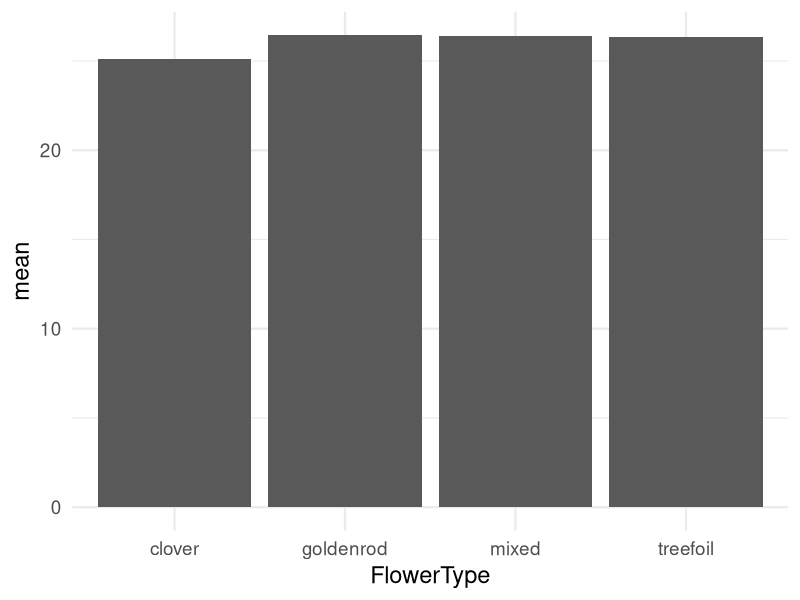
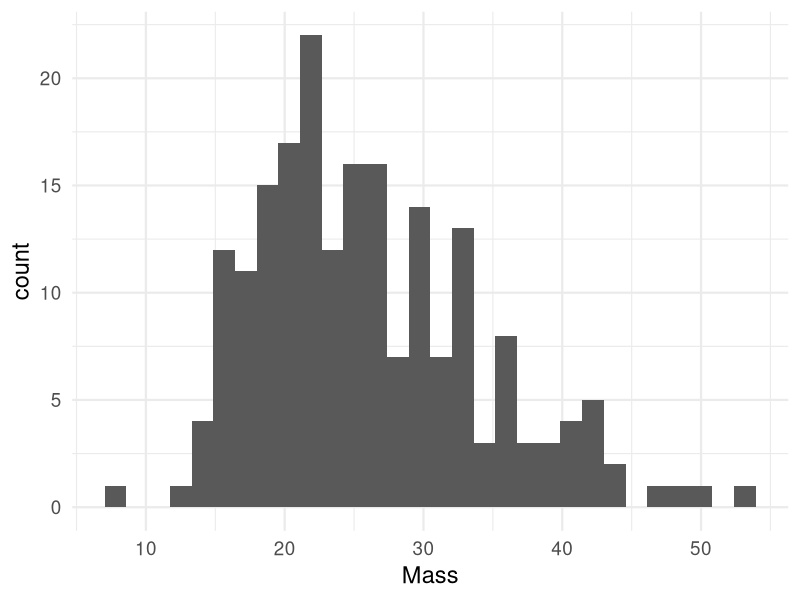
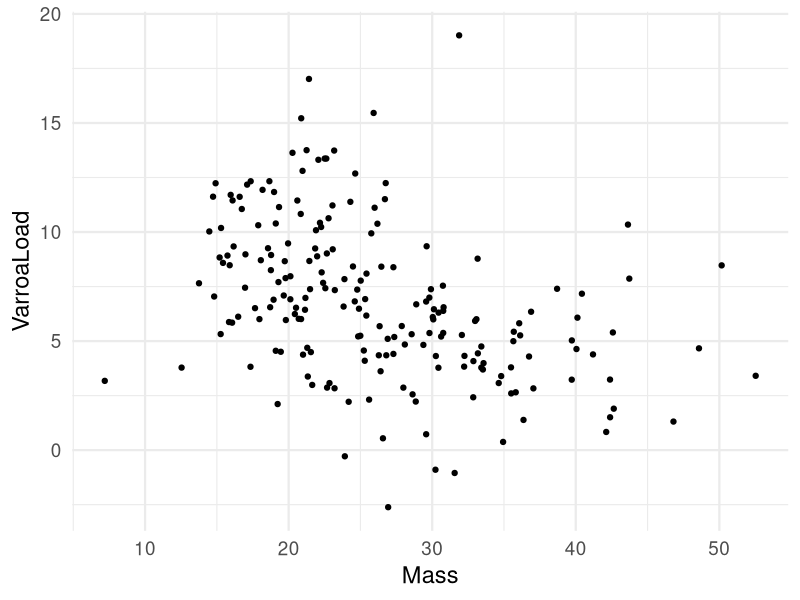
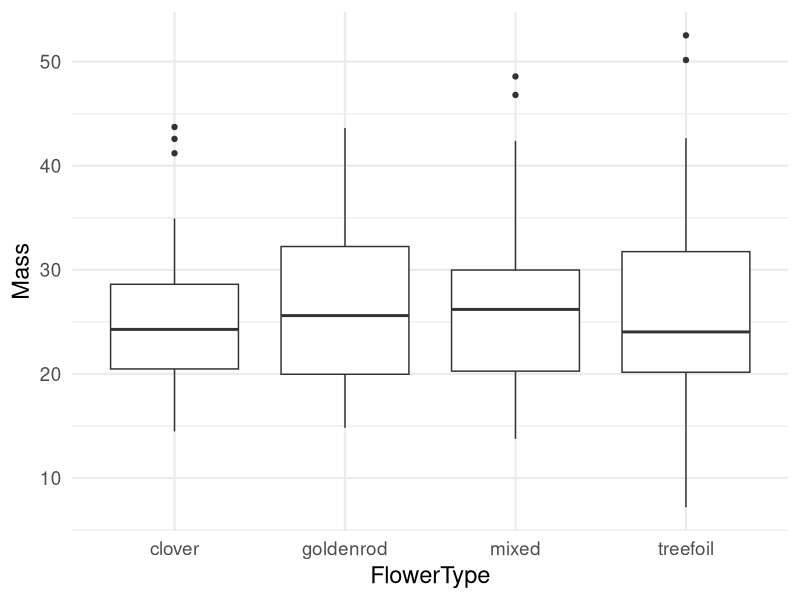
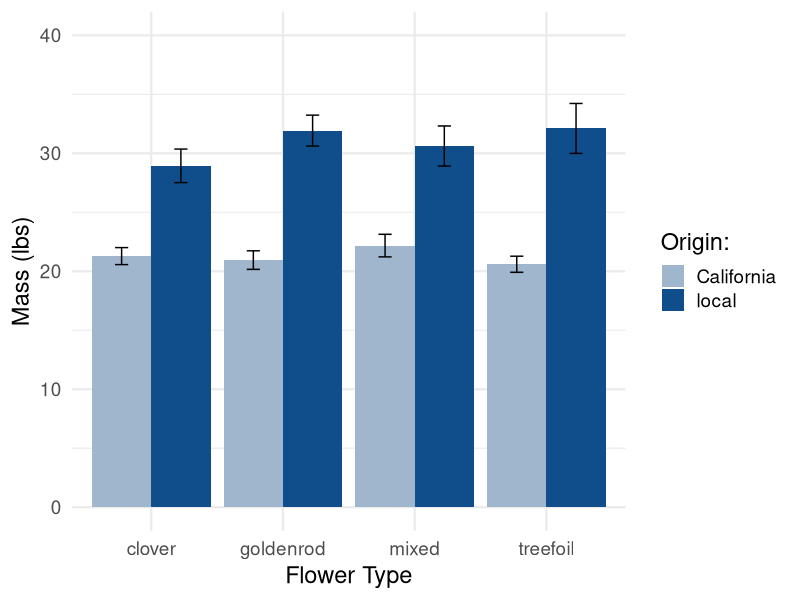
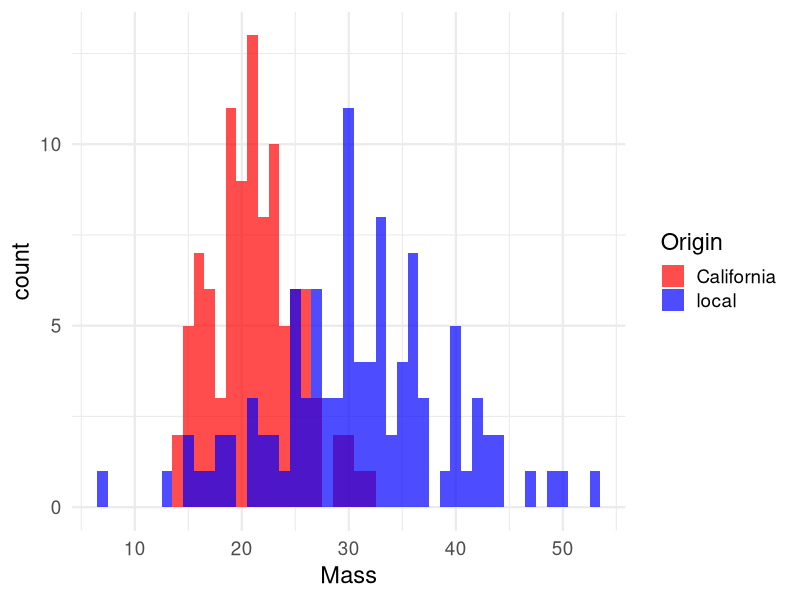
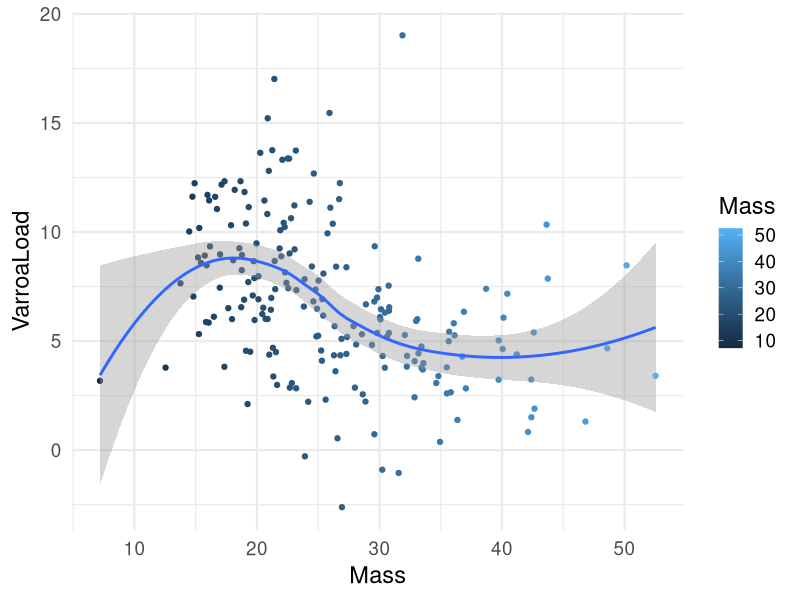
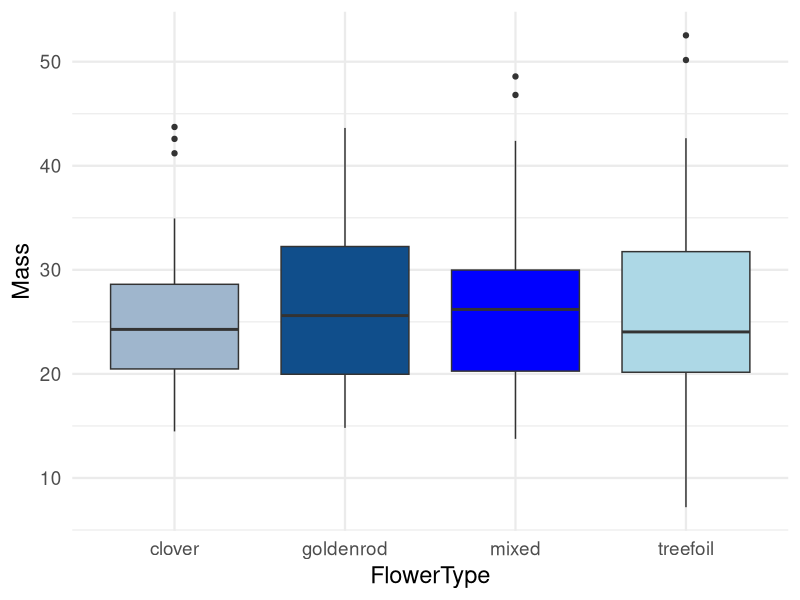

Recreate these plots in R, in order.
## ---- chunk 1
###########################################################################################

# Clear memory of varaiables and objects:
rm(list=ls())

# load packages:
library(ggplot2)
library(plyr)

###########################################################################################
## ---- chunk 2
# create sample IDs
ID <- c(1:200)

# create a factor called origin
Origin <- c(rep("local", 100), 
            rep("California", 100))

# create a factor called flower type
FlowerType <- rep(c(rep("clover",25), 
                    rep("goldenrod",25), 
                    rep("treefoil",25), 
                    rep("mixed",25)),2)

# create a variable called mass
Mass <- c(rnorm(n = 100,
                mean=32, 
                sd = 8), rnorm(n = 100, 
                                mean=21, 
                                sd=4))
# create a variable called Nosema Load
NosemaLoad <-c(rnorm(n = 100,
                     mean=100000, 
                     sd = 80000), rnorm(n = 100, 
                                    mean=500000, 
                                    sd=40000))

# create a variable called varroa load
VarroaLoad <- c(rnorm(n = 100,
                        mean=5, 
                        sd = 2), rnorm(n = 100, 
                                           mean=9, 
                                           sd=3))

# create a variable called time
Time <- rep(c(rep("Time1", 50), rep("Time2", 50)),2)
  
# create data frame
DF <- data.frame(ID, Origin, FlowerType, Mass, NosemaLoad, VarroaLoad, Time)
## ---- chunk 3
# using ddply to get summary stats for mass:
DF1 <- ddply(DF, c("FlowerType"), summarise, 
             n = length(Mass),
             mean = mean(Mass, na.rm=TRUE),
             sd = sd(Mass, na.rm=TRUE),
             se = sd / sqrt(n))
## ---- chunk 4
plot1 <- ggplot(DF1, aes(x=FlowerType,
                         y=mean)) + geom_bar(stat = "identity") 

plot1 + theme_minimal(base_size = 17) 

# + coord_cartesian(ylim = c(0, 40))
## ---- chunk 5
plot2 <- ggplot(DF, aes(Mass))

plot2 + geom_histogram() + stat_bin(bins = 30) + theme_minimal(base_size = 17)
## ---- chunk 6
plot3 <- ggplot(DF, aes(x=Mass, 
                     y=VarroaLoad))

plot3 + geom_point() + theme_minimal(base_size = 17) 
## ---- chunk 7
plot4 <- ggplot(DF, aes(x=FlowerType, 
                    y=Mass))

plot4 + geom_boxplot() + theme_minimal(base_size = 17)
## ---- chunk 8
# using ddply to get summary stats for mass:
DF2 <- ddply(DF, c("FlowerType", "Origin"), summarise, 
             n = length(Mass),
             mean = mean(Mass, na.rm=TRUE),
             sd = sd(Mass, na.rm=TRUE),
             se = sd / sqrt(n))

## ---- chunk 9
#choosing color pallet
colors <- c("slategray3", "dodgerblue4")

#Create a bar graph for with CI and SE bars
plot5 <- ggplot(DF2, aes(x=FlowerType,
                         y=mean, 
                         fill=Origin)) + 
  geom_bar(stat="identity",
           position=position_dodge()) + labs(x="Flower Type", y = "Mass (lbs)") + geom_errorbar(aes(ymin=mean-se, ymax=mean+se), width=.2, position=position_dodge(.9))

plot5 + theme_minimal(base_size = 17) + scale_fill_manual(values=colors, name="Origin:") + coord_cartesian(ylim = c(0, 40))
## ---- chunk 10
colors <- c("red", "blue")

plot6 <- ggplot(DF, aes(x=Mass, fill=Origin)) +
    geom_histogram(binwidth=1, alpha=.7, position="identity")

plot6 + theme_minimal(base_size = 17) + scale_fill_manual(values=colors) 

## ---- chunk 11
plot7 <- ggplot(DF, aes(x=Mass, 
                     y=VarroaLoad))

plot7 + geom_point(aes(color = Mass)) + theme_minimal(base_size = 17) + geom_smooth()

# method = "lm", se = TRUE
## ---- chunk 12
colors1 <- c("slategray3", "dodgerblue4", "blue", "lightblue")

plot8 <- ggplot(DF, aes(x=FlowerType, 
                    y=Mass, 
                    fill=FlowerType))

plot8 + geom_boxplot() + scale_fill_manual(values=colors1, guide_legend(NULL)) + guides(fill=FALSE) + theme_minimal(base_size = 17)

## ---- chunk 13
DF3 <- ddply(DF, c("Time", "Origin"), summarise, 
             n = length(NosemaLoad),
             mean = mean(NosemaLoad, na.rm=TRUE),
             sd = sd(NosemaLoad, na.rm=TRUE),
             se = sd / sqrt(n))




plot9 <- ggplot(data = DF3, 
       aes(x = Time, 
           y = mean, 
           group = Origin)
) + geom_point(size=3) + scale_colour_manual(values = c("black", "black")) + labs(x = "Time", y = "Nosema Load (spores/bee)") + geom_line(aes(linetype=Origin), size=1) + scale_fill_brewer(palette = "Paired") + theme_classic(base_size = 17) + coord_cartesian(ylim = c(0, 690000), xlim = c(1,2)) + geom_errorbar(aes(ymin = mean - se, ymax = mean + se, width = 0.1))

plot9 + theme(legend.position=c(.15, .85)) + labs(linetype="Queen Origin") 

